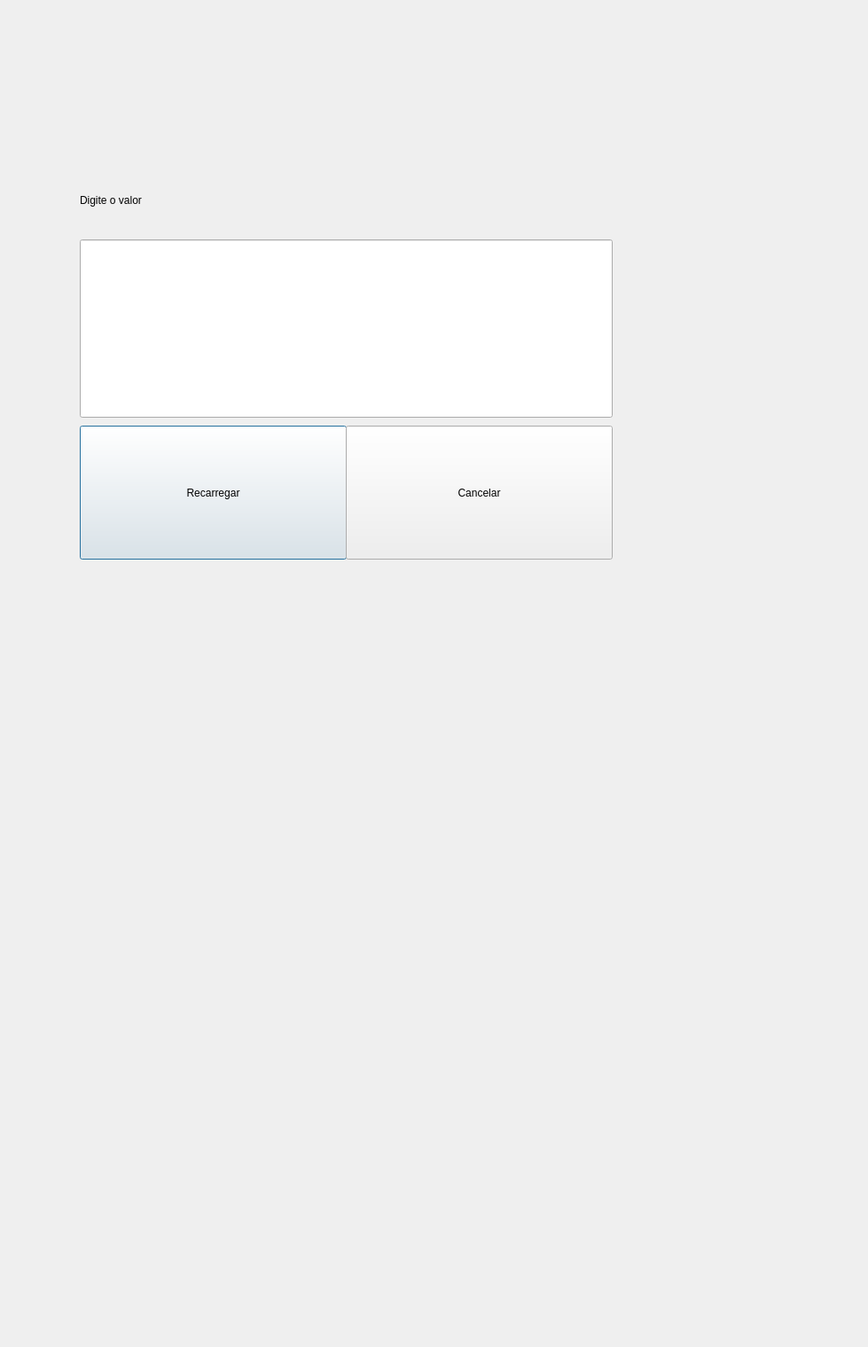
<?xml version="1.0" encoding="UTF-8"?>
<ui version="4.0">
 <class>CreditDialog</class>
 <widget class="QDialog" name="CreditDialog">
  <property name="geometry">
   <rect>
    <x>0</x>
    <y>0</y>
    <width>979</width>
    <height>1519</height>
   </rect>
  </property>
  <property name="windowTitle">
   <string>Dialog</string>
  </property>
  <widget class="QSplitter" name="splitter">
   <property name="geometry">
    <rect>
     <x>90</x>
     <y>180</y>
     <width>351</width>
     <height>91</height>
    </rect>
   </property>
   <property name="orientation">
    <enum>Qt::Vertical</enum>
   </property>
   <widget class="QLabel" name="label">
    <property name="text">
     <string>Digite o valor</string>
    </property>
   </widget>
  </widget>
  <widget class="QPushButton" name="pushButton_2">
   <property name="geometry">
    <rect>
     <x>90</x>
     <y>480</y>
     <width>301</width>
     <height>151</height>
    </rect>
   </property>
   <property name="text">
    <string>Recarregar</string>
   </property>
  </widget>
  <widget class="QPushButton" name="pushButton">
   <property name="geometry">
    <rect>
     <x>390</x>
     <y>480</y>
     <width>301</width>
     <height>151</height>
    </rect>
   </property>
   <property name="text">
    <string>Cancelar</string>
   </property>
  </widget>
  <widget class="QLineEdit" name="lineEdit">
   <property name="geometry">
    <rect>
     <x>90</x>
     <y>270</y>
     <width>601</width>
     <height>201</height>
    </rect>
   </property>
  </widget>
 </widget>
 <resources/>
 <connections/>
</ui>
